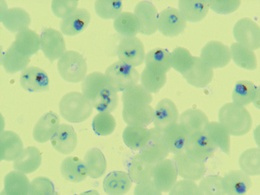
%> input picture g5.JPG, 260 x 195 px, shrunk from 2048 x 1536 before the run
$ octave parasite1.m   (GNU Octave 9; MATLAB toolbox functions it lacks are replaced by stand-ins)
%> lines starting %> are read from the running program, lines starting %| are printed output that depends on the picture; in (x1, y1, x2, y2) boxes, pixels count from 0 and x2, y2 are one past the last pixel; in counts of white or black regions, pixels touching at a corner belong together; the program's own positions count from 1
### MidpointCircle.m
% Draw a circle in a matrix using the integer midpoint circle algorithm

function i = MidpointCircle(i, radius, xc, yc, value)

xc = int16(xc);
yc = int16(yc);

x = int16(0);
y = int16(radius);
d = int16(1 - radius);

i(xc, yc+y) = value;
i(xc, yc-y) = value;
i(xc+y, yc) = value;
i(xc-y, yc) = value;

while ( x < y - 1 )
    x = x + 1;
    if ( d < 0 )
        d = d + x + x + 1;
    else
        y = y - 1;
        a = x - y + 1;
        d = d + a + a;
    end
    i( x+xc,  y+yc) = value;
    i( y+xc,  x+yc) = value;
    i( y+xc, -x+yc) = value;
    i( x+xc, -y+yc) = value;
    i(-x+xc, -y+yc) = value;
    i(-y+xc, -x+yc) = value;
    i(-y+xc,  x+yc) = value;
    i(-x+xc,  y+yc) = value;
end

### parasite1.m
close all; clear all; clc;

% Specify the input image here.
im = imread('g5.jpg');
%> im is the input picture: size 195x260x3 uint8; mean R, G, B 187.4, 214.1, 154.6
% Resize factor should remain 1 for the time being.
resize_factor = 1;
im = imresize(im, 1/resize_factor);

im_hsv = rgb2hsv(im);
%> im_hsv: size 195x260x3 double; mean H, S, V 0.247, 0.284, 0.84

im_H = im_hsv(:,:,1);
im_S = im_hsv(:,:,2);
im_V = im_hsv(:,:,3);
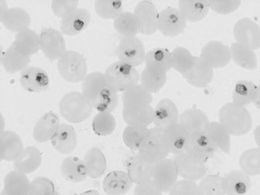
%> im_V: size 195x260 double; min 0.212, max 0.925, mean 0.84

im_H_adj = histeq(im_H);
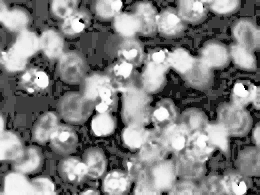
%> im_H_adj: size 195x260 double; min 0, max 1, mean 0.516
im_S_adj = histeq(im_S);
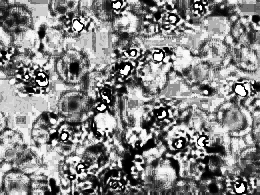
%> im_S_adj: size 195x260 double; min 0, max 1, mean 0.531
im_V_adj = histeq(im_V);
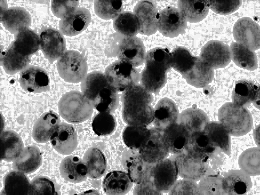
%> im_V_adj: size 195x260 double; min 0, max 1, mean 0.514

im_areamask = imcomplement(im2bw(im,graythresh(rgb2gray(im))));
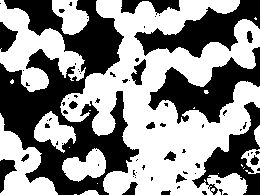
%> im_areamask: size 195x260 logical; 55.1% white; 72 black regions (55 under 20 px), largest, box (x1, y1, x2, y2) and area: (0, 0, 139, 195) 11940, (148, 47, 260, 124) 3389, (134, 0, 260, 58) 3005

% Build the global cell edge mask, using the V component
im_edgemask = (im_V_adj > 0.6 & im_V_adj < 0.71);
%> im_edgemask: size 195x260 logical; 11.1% white in thin lines or dots

% Tiny region removal, to suppress extremely small signals
label1 = bwlabel(im_edgemask);
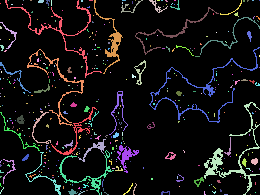
%> label1: size 195x260 double; 373 distinct labels, from 0 to 372; one colour per label, 0 black
props1 = regionprops(label1, 'Area');
%> props1 = 372 regions; largest, Area: 599, 501, 420, 333, 301
idx = find([props1.Area] > 200);
%> idx = [27 57 123 179 252 257 305]
im_edgemask_clean = ismember(label1, idx);
%> im_edgemask_clean: size 195x260 logical; 5.2% white in thin lines or dots

im_edges = edge(im_edgemask_clean, 'canny');	% Canny edge detection
%> im_edges: size 195x260 logical; 6.2% white in thin lines or dots

% Build the circlar masks used for cell detection
% Optimally, this would be done in a separate file and the masks saved and
%  loaded as necessary.

% ************* MASK 1 *************
inner_rad = 15*4/resize_factor;
outer_rad = 20*4/resize_factor;
ec_1 = floor(0.5*(outer_rad+inner_rad)*2*pi);

center = outer_rad+2;
mask1_size = center*2;

circleimg = zeros(mask1_size,mask1_size);
circleimg = MidpointCircle(circleimg, outer_rad, center, center, 1);
% plot of mask 1


cimg2 = zeros(mask1_size,mask1_size);
cimg2 = MidpointCircle(cimg2, inner_rad, center, center, 1);
figure
imshow(cimg2);

cimg3 = imcomplement(or(circleimg, cimg2));
figure
imshow(cimg3);
c_label = bwlabel(cimg3, 4);

cimg4 = zeros(mask1_size,mask1_size);
for i=1:mask1_size
    for j=1:mask1_size
        if (c_label(i,j) == 2)
            cimg4(i,j) = 1;
        end
    end
end

mask1 = cimg4;
figure
imshow(cimg4);

% [31 lines of commented-out code are left out]
inner_rad = 18*4/resize_factor;
outer_rad = 26*4/resize_factor;
ec_3 = floor(0.5*(outer_rad+inner_rad)*2*pi);

center = outer_rad+2;
mask3_size = center*2;

circleimg = zeros(mask3_size,mask3_size);
circleimg = MidpointCircle(circleimg, outer_rad, center, center, 1);

cimg2 = zeros(mask3_size,mask3_size);
cimg2 = MidpointCircle(cimg2, inner_rad, center, center, 1);

cimg3 = imcomplement(or(circleimg, cimg2));

c_label = bwlabel(cimg3, 4);

cimg4 = zeros(mask3_size,mask3_size);
for i=1:mask3_size
    for j=1:mask3_size
        if (c_label(i,j) == 2)
            cimg4(i,j) = 1;
        end
    end
end

mask3 = cimg4;

% [59 lines of commented-out code are left out]
inner_rad = 24*4/resize_factor;
outer_rad = 32*4/resize_factor;
ec_6 = floor(0.5*(outer_rad+inner_rad)*2*pi);

center = outer_rad+2;
mask6_size = center*2;

circleimg = zeros(mask6_size,mask6_size);
circleimg = MidpointCircle(circleimg, outer_rad, center, center, 1);

cimg2 = zeros(mask6_size,mask6_size);
cimg2 = MidpointCircle(cimg2, inner_rad, center, center, 1);

cimg3 = imcomplement(or(circleimg, cimg2));

c_label = bwlabel(cimg3, 4);

cimg4 = zeros(mask6_size,mask6_size);
for i=1:mask6_size
    for j=1:mask6_size
        if (c_label(i,j) == 2)
            cimg4(i,j) = 1;
        end
    end
end

mask6 = cimg4;
figure;
imshow(mask6);

% Get masks of candidate nuclei and purple areas.

% Threshold by H and S components (purple areas appear brighter,
% with the dark blotches being a very characteristic light color

% Use S to distinguish nuclei (dark spots). Use H to distinguish purple.
h_median = median(im_H(:));
%> h_median = 0.243
s_median = median(im_S(:));
%> s_median = 0.286

a = histeq(im_H);
b = histeq(im_S);
c = histeq(im_V);

im_hsv_mod = im_hsv;
im_hsv_mod(:,:,1) = a;
%> im_hsv_mod: size 195x260x3 double; mean H, S, V 0.516, 0.284, 0.84
im_hsv_mod(:,:,2) = b;
%> im_hsv_mod: size 195x260x3 double; mean H, S, V 0.516, 0.531, 0.84
im_hsv_mod(:,:,3) = c;
%> im_hsv_mod: size 195x260x3 double; mean H, S, V 0.516, 0.531, 0.514


im_nuclei_mask = and(a==1, b>0.98);
%> im_nuclei_mask: size 195x260 logical; 0.66% white; 20 white regions (14 under 20 px), largest, box (x1, y1, x2, y2) and area: (237, 85, 246, 94) 55, (74, 21, 82, 30) 45, (121, 65, 130, 74) 40, (237, 185, 244, 193) 40, (156, 53, 163, 60) 36, (160, 111, 166, 118) 21
im_purple_mask = (a==1);
%> im_purple_mask: size 195x260 logical; 0.82% white; 21 white regions (11 under 20 px), largest, box (x1, y1, x2, y2) and area: (237, 85, 246, 94) 58, (121, 65, 130, 74) 54, (74, 21, 82, 30) 48
im_nonnuclei = and(im_purple_mask, imcomplement(im_nuclei_mask));
%> im_nonnuclei: size 195x260 logical; 0.16% white in thin lines or dots, all inside (x1, y1, x2, y2) = (38, 3, 245, 191)


% Clean up the nuclei and purple area masks (most likely just
% small area removal).
label1 = bwlabel(im_nuclei_mask);
%> label1: size 195x260 double; 21 distinct labels, from 0 to 20
props1 = regionprops(label1, 'Area');
%> props1 = 20 regions; largest, Area: 55, 45, 40, 40, 36
idx = find([props1.Area] > 30);
%> idx = [5 10 12 19 20]
nuclei_cleaned = ismember(label1, idx);
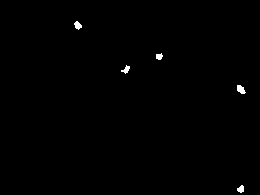
%> nuclei_cleaned: size 195x260 logical; 0.43% white; 5 white regions, box (x1, y1, x2, y2) and area: (237, 85, 246, 94) 55, (74, 21, 82, 30) 45, (121, 65, 130, 74) 40, (237, 185, 244, 193) 40, (156, 53, 163, 60) 36

label1 = bwlabel(im_purple_mask);
%> label1: size 195x260 double; 22 distinct labels, from 0 to 21
props1 = regionprops(label1, 'Area');
%> props1 = 21 regions; largest, Area: 58, 54, 48, 48, 41
idx = find([props1.Area] > 30);
%> idx = [4 11 13 20 21]
purple_cleaned = ismember(label1, idx);
%> purple_cleaned: size 195x260 logical; 0.49% white; 5 white regions, box (x1, y1, x2, y2) and area: (237, 85, 246, 94) 58, (121, 65, 130, 74) 54, (74, 21, 82, 30) 48, (237, 185, 245, 193) 48, (156, 53, 163, 60) 41

nonn_cleaned = and(purple_cleaned, imcomplement(nuclei_cleaned));
%> nonn_cleaned: size 195x260 logical; 0.07% white in thin lines or dots, all inside (x1, y1, x2, y2) = (78, 21, 245, 191)

label1 = bwlabel(nuclei_cleaned);
%> label1: size 195x260 double; 6 distinct labels, from 0 to 5
props1 = regionprops(label1, 'Centroid');
%> props1 = 5 regions; Centroid: [78.4 26], [126.7 70.2], [159.8 57.1], [241.5 90.1], [241.4 189.7]
centroids = cat(1, props1.Centroid);
%> centroids = [78.4 25.96; 126.7 70.17; 159.8 57.14; 241.5 90.07; 241.4 189.7]


% For each successful nuclei try to discern a cell border
% surrounding the cell

num_centroids = size(centroids,1);
%> num_centroids = 5
final_centers = [];

for i=1:num_centroids
    cur_centroid = centroids(i,:);
    cur_centroid(1) = round(cur_centroid(1));
    cur_centroid(2) = round(cur_centroid(2));
    lbound = (cur_centroid(1)-150/resize_factor);
    rbound = (cur_centroid(1)+150/resize_factor);
    tbound = (cur_centroid(2)-150/resize_factor);
    bbound = (cur_centroid(2)+150/resize_factor);

    % For the purposes of the project, skip boundary cases.
    if (lbound < 1 || rbound > size(im,2) || tbound < 1 || bbound > size(im,1))
        fprintf('Skipped %d...\n', i);
        continue;
    end

    cur_buf = im(tbound:bbound, lbound:rbound, :);

    % Not strictly necessary right now...
    cb_hsv = rgb2hsv(cur_buf);
    cb_gray = histeq(cb_hsv(:,:,3));

    cb_edge = im_edges(tbound:bbound, lbound:rbound);
    cb_mask = im_areamask(tbound:bbound, lbound:rbound);

    % Run circle detection algorithm
    largestmask = mask6_size;
    cb_big = zeros(size(cur_buf,1)+largestmask, size(cur_buf,2)+largestmask);
    cb_bigmask = 1+cb_big;
    cb_big(largestmask/2:largestmask/2+size(cur_buf,1)-1, ...
        largestmask/2:largestmask/2+size(cur_buf,2)-1) = cb_edge;
    cb_bigmask(largestmask/2:largestmask/2+size(cur_buf,1)-1, ...
        largestmask/2:largestmask/2+size(cur_buf,2)-1) = cb_mask;

    centers1 = [];
    centers2 = [];
    centers3 = [];
    centers4 = [];
    centers5 = [];
    centers6 = [];
    step_size = 4*4/resize_factor;
    excl_zone = 6;
    cur_x = 1+largestmask/2;
    cur_y = 1;

    x_iters = floor((size(cb_big,1)-largestmask)/step_size);
    y_iters = floor((size(cb_big,2)-largestmask)/step_size);


    excl_matrix = zeros(x_iters,y_iters);

    for ic=1:x_iters
        cur_y = 1+largestmask/2;
        for jc=1:y_iters
            for k=1:6
                if (excl_matrix(ic,jc) == 0)
                    % Kludge
                    if (k == 1)
                        cur_mask = mask1;
                        mask_size = mask1_size;
                        ec = ec_1;
% [4 lines of commented-out code are left out]
                      elseif (k == 3)
                          cur_mask = mask3;
                          mask_size = mask3_size;
                          ec = ec_3;
% [8 lines of commented-out code are left out]
                    elseif (k == 6)
                        cur_mask = mask6;
                        mask_size = mask6_size;
                        ec = ec_6;
                    end
                    segment_thresh = 0.3*2*ec;

                    tempbuf = zeros(mask_size, mask_size);


                    % Copy the image into the temp buffer
                    tempbuf = cb_big(cur_x-(mask_size/2):cur_x+(mask_size/2)-1, ...
                        cur_y-(mask_size/2):cur_y+(mask_size/2)-1);

                    % 'AND' the contents of the window with the ring-shaped
                    % mask to try and detect a circular outline
                    tempbuf = and(tempbuf, cur_mask);

                    % METHOD: Do image segmentation and then look at the
                    %  size of the longest segment (number of pixels).
                    % (A better idea may be to either take the longest n segments,
                    % or the sum of all segments longer than a certain percentage
                    % of the mask circumference...)
                    [buflabel num] = bwlabel(tempbuf, 8);
                    num_long_segs = 0;      % Alternate metric-count the number of long segments
                    if (num == 1)
                        % If only one segment, just use the simple method
                        val = sum(tempbuf(:));
                    else
                        bufprops = regionprops(buflabel, 'Area'); %, 'Eccentricity');
                        bufareas = cat(1, bufprops.Area);

                        % Find the sum of all segments longer than 0.3x the
                        % expected perimeter.
                        val = 0;
                        for areactr=1:length(bufareas)
                            % Longer segments are considered more desirable.
                            if (bufareas(areactr) > ec*0.5)
                                val = val+bufareas(areactr)*1.3;
                            elseif (bufareas(areactr) > ec*0.4)
                                val = val+bufareas(areactr)*1.15;
                            elseif (bufareas(areactr) > ec*0.3)
                                val = val+bufareas(areactr)*1;
                            elseif (bufareas(areactr) > ec*0.2)
                                val = val+bufareas(areactr)*0.8;
                            end
                        end
                    end

                    if (val > segment_thresh && cb_bigmask(cur_x,cur_y) == 1)
                        % Store this value in the centers array
                        if (k == 1)
                            centers1 = [centers1; cur_x cur_y];
                        elseif (k == 2)
                            centers2 = [centers2; cur_x cur_y];
                        elseif (k == 3)
                            centers3 = [centers3; cur_x cur_y];
                        elseif (k == 4)
                            centers4 = [centers4; cur_x cur_y];
                        elseif (k == 5)
                            centers5 = [centers5; cur_x cur_y];
                        elseif (k == 6)
                            centers6 = [centers6; cur_x cur_y];
                        end
                        % Mark adjacent values as 'do not check'
                        for ii=-excl_zone:excl_zone
                            for jj=-excl_zone:excl_zone
                                cx = ic+ii;
                                cy = jc+jj;
                                if (cx < 1)
                                    cx = 1;
                                end
                                if (cx > size(excl_matrix,1))
                                    cx = size(excl_matrix,1);
                                end
                                if (cy < 1)
                                    cy = 1;
                                end
                                if (cy > size(excl_matrix,2))
                                    cy = size(excl_matrix,2);
                                end

                                excl_matrix(cx,cy) = -1;
                            end
                        end
                    end
                end
            end
            cur_y = cur_y + step_size;
        end
        cur_x = cur_x + step_size;
    end


    % Cleanup
    num_cells_detected = size(centers1,1) + size(centers2,1) + ...
        size(centers3,1) + size(centers4,1) + size(centers5,1) + ...
        size(centers6,1);

    all_vec = [centers1 1+zeros(size(centers1,1), 1); ...
        centers2 2+zeros(size(centers2,1), 1); ...
        centers3 3+zeros(size(centers3,1), 1); ...
        centers4 4+zeros(size(centers4,1), 1); ...
        centers5 5+zeros(size(centers5,1), 1);
        centers6 6+zeros(size(centers6,1), 1)];

    % Find the circle center closest to the current centroid
    for z=1:num_cells_detected
        dist = (size(cb_big,1)/2-all_vec(z,1))^2 + (size(cb_big,1)/2-all_vec(z,2))^2;
        if (z==1 || dist < mindist)
            mindist = dist;
            ct1 = [all_vec(z,1) all_vec(z,2)];
            type = all_vec(z,3);
        end
    end

    if (num_cells_detected > 0)
        final_centers = [final_centers; ct1 type cur_centroid];
    end

    fprintf('Run %d: found %d circles...\n', i, num_cells_detected);
end
%> this loop made 5 passes
%> (lbound, rbound, tbound, bbound) on passes 1 to 5: (-72, 228, -124, 176), (-23, 277, -80, 220), (10, 310, -93, 207), (91, 391, -60, 240), (91, 391, 40, 340)
%> (printed output is left out)
%> after the loop, cur_centroid = [241 190]
